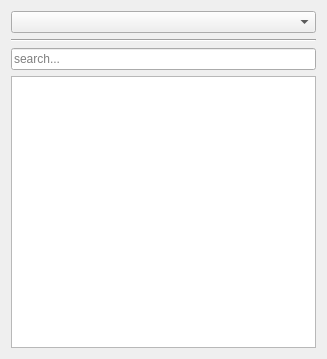
<?xml version="1.0" encoding="UTF-8"?>
<ui version="4.0">
 <class>Form</class>
 <widget class="QWidget" name="Form">
  <property name="geometry">
   <rect>
    <x>0</x>
    <y>0</y>
    <width>327</width>
    <height>359</height>
   </rect>
  </property>
  <property name="windowTitle">
   <string>Form</string>
  </property>
  <layout class="QVBoxLayout" name="verticalLayout">
   <item>
    <widget class="QComboBox" name="sectionCombo"/>
   </item>
   <item>
    <widget class="Line" name="textureLine">
     <property name="orientation">
      <enum>Qt::Horizontal</enum>
     </property>
    </widget>
   </item>
   <item>
    <widget class="QLineEdit" name="searchEdit">
     <property name="placeholderText">
      <string>search...</string>
     </property>
    </widget>
   </item>
   <item>
    <widget class="QListView" name="resourceList">
     <property name="editTriggers">
      <set>QAbstractItemView::NoEditTriggers</set>
     </property>
     <property name="showDropIndicator" stdset="0">
      <bool>false</bool>
     </property>
     <property name="selectionMode">
      <enum>QAbstractItemView::ExtendedSelection</enum>
     </property>
     <property name="iconSize">
      <size>
       <width>64</width>
       <height>64</height>
      </size>
     </property>
     <property name="isWrapping" stdset="0">
      <bool>true</bool>
     </property>
     <property name="resizeMode">
      <enum>QListView::Adjust</enum>
     </property>
     <property name="layoutMode">
      <enum>QListView::Batched</enum>
     </property>
     <property name="gridSize">
      <size>
       <width>92</width>
       <height>92</height>
      </size>
     </property>
     <property name="viewMode">
      <enum>QListView::IconMode</enum>
     </property>
     <property name="uniformItemSizes">
      <bool>true</bool>
     </property>
    </widget>
   </item>
  </layout>
 </widget>
 <resources/>
 <connections/>
</ui>
